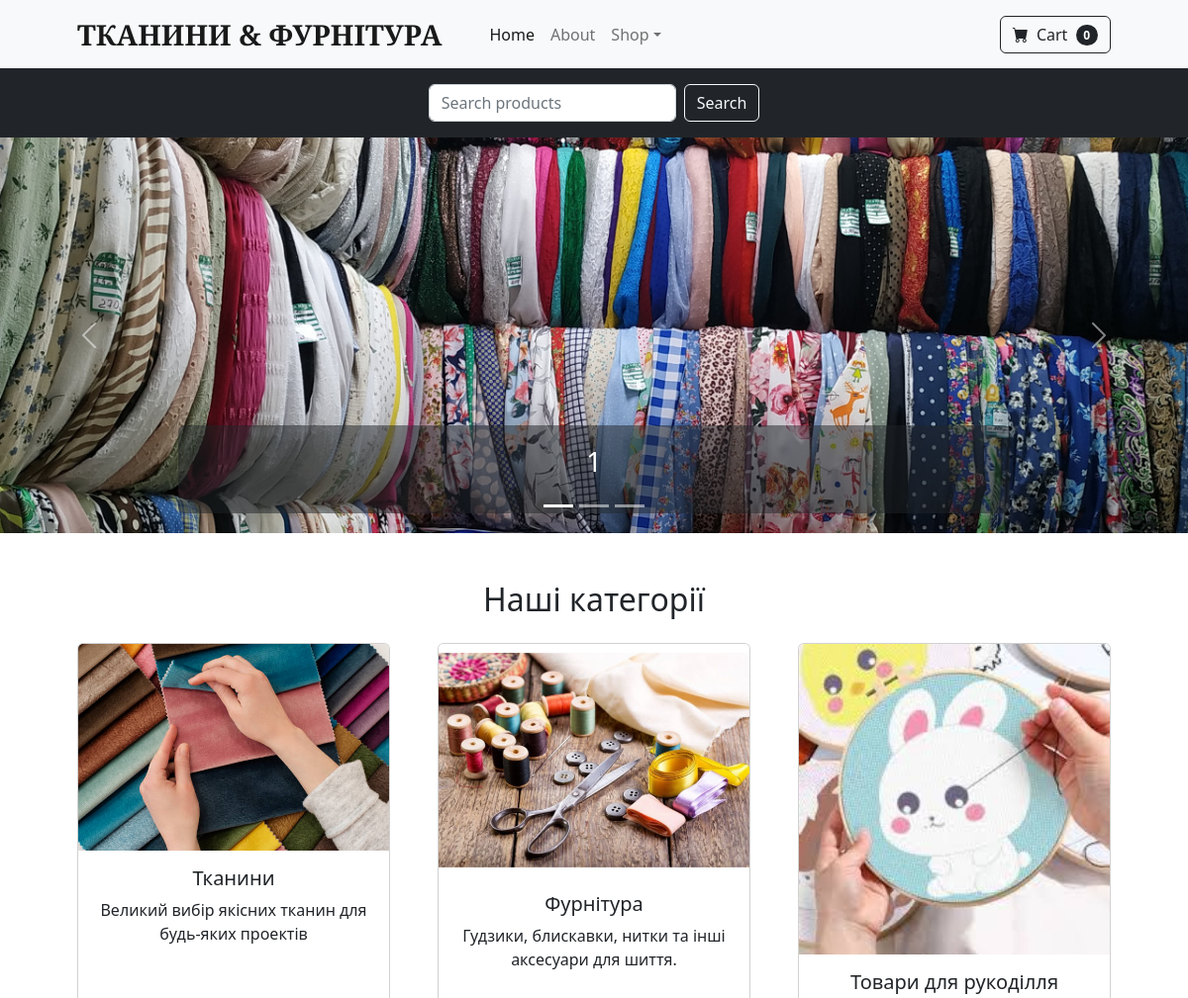
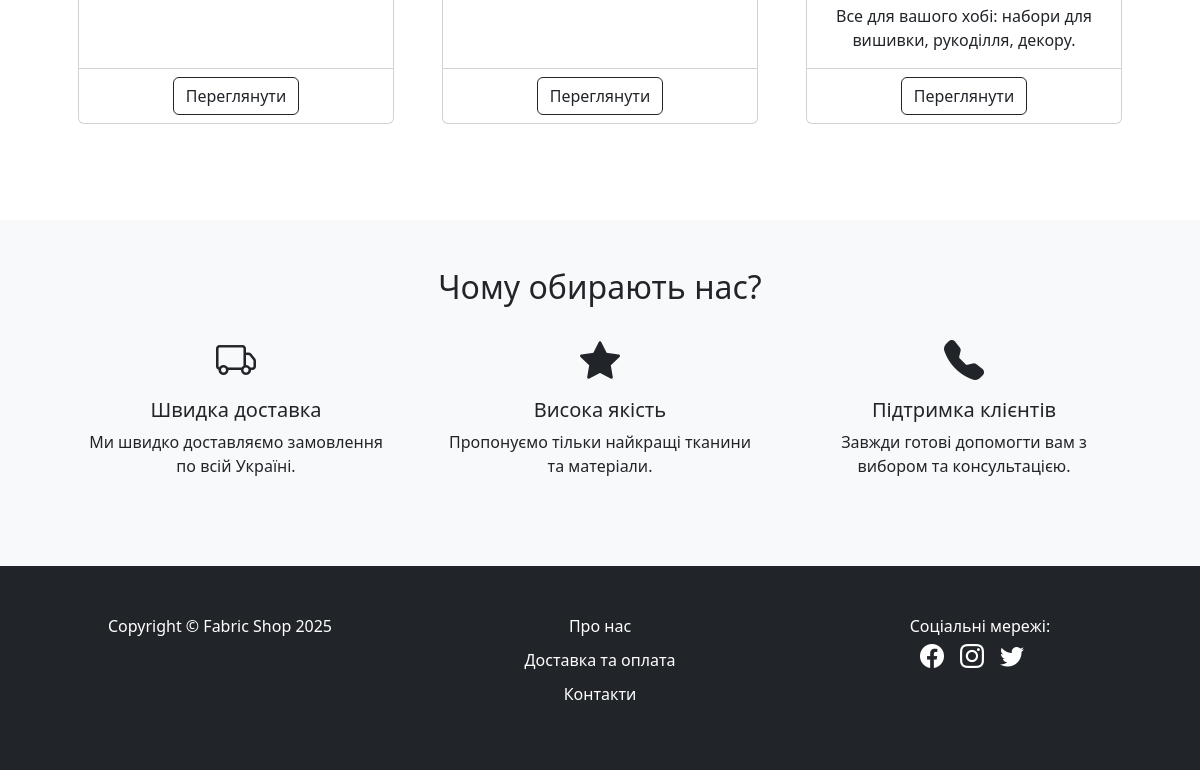
The page / on the database its author committed (2 pictures, top to bottom).
### shop/models.py (models this page shows, shortened)
class SliderImage(models.Model):
    title = models.CharField(max_length=100, blank=True)
    image = models.ImageField(upload_to='slider_images/')
    order = models.PositiveIntegerField(default=0)

class Category(models.Model):
    name = models.CharField(max_length=100, verbose_name="Назва категорії")
    description = models.TextField(blank=True, verbose_name="Опис категорії")
    image = models.ImageField(upload_to='categories/', blank=True, null=True, verbose_name="Картинка категорії")
    slug = models.SlugField(max_length=100, unique=True, verbose_name="URL (slug)")
    class Meta:
        verbose_name = "Категорія"
        verbose_name_plural = "Категорії"

### shop/views.py (the view)
# urls.py: 2. Add a URL to urlpatterns:  path('', views.home, name='home')
def home(request):
    slides = SliderImage.objects.order_by('order')
    categories = Category.objects.all()
    context = {
        'slides': slides,
        'active_page': 'home',
        'categories': categories,
        'MEDIA_URL': settings.MEDIA_URL,
    }
    return render(request, 'shop/home.html', context)

### templates/shop/home.html (shortened to what this page needs)
{% extends "shop/base.html" %}
{% block slider %}
<div id="myCarousel" class="carousel slide" data-bs-ride="carousel">
  <ol class="carousel-indicators">
    {% for slide in slides %}
      <li data-bs-target="#myCarousel" data-bs-slide-to="{{ forloop.counter0 }}" {% if forloop.first %}class="active"{% endif %}></li>
    {% endfor %}
  </ol>
  <div class="carousel-inner">
    {% for slide in slides %}
      <div class="carousel-item {% if forloop.first %}active{% endif %}">
        <img src="{{ slide.image.url }}" alt="{{ slide.title }}" class="d-block w-100" style="max-height: 400px; object-fit: cover;">
        <div class="carousel-caption d-none d-md-block bg-dark bg-opacity-50 rounded">
          <h3>{{ slide.title }}</h3>
        </div>
      </div>
    {% endfor %}
  </div>
  <button class="carousel-control-prev" type="button" data-bs-target="#myCarousel" data-bs-slide="prev">
    <span class="carousel-control-prev-icon" aria-hidden="true"></span>
  </button>
  <button class="carousel-control-next" type="button" data-bs-target="#myCarousel" data-bs-slide="next">
    <span class="carousel-control-next-icon" aria-hidden="true"></span>
  </button>
</div>
{% endblock %}
{% block content %}
<section class="py-5">
  <div class="container px-4 px-lg-5">
    <h2 class="text-center mb-4">Наші категорії</h2>
    <div class="row gx-4 gx-lg-5">
    {% for category in categories %}
    <div class="col-md-4 mb-5">
      <div class="card h-100 text-center">
        <img class="card-img-top" src="{{ category.image.url }}" alt="{{ category.name }}">
        <div class="card-body">
            <h5 class="card-title">{{ category.name }}</h5>
            <p class="card-text">{{ category.description }}</p>
        </div>
        <div class="card-footer bg-transparent">
            <a class="btn btn-outline-dark" href="#">Переглянути</a>
        </div>
      </div>
    </div>
{% endfor %}
    </div>
  </div>
</section>
<section class="py-5 bg-light">
  <div class="container px-4 px-lg-5">
    <div class="text-center">
      <h2 class="mb-4">Чому обирають нас?</h2>
    </div>
    <div class="row gx-4 gx-lg-5">
      <div class="col-md-4 text-center mb-4">
        <div class="mb-2"><i class="bi bi-truck fs-1"></i></div>
        <h5>Швидка доставка</h5>
        <p>Ми швидко доставляємо замовлення по всій Україні.</p>
      </div>
      <div class="col-md-4 text-center mb-4">
        <div class="mb-2"><i class="bi bi-star-fill fs-1"></i></div>
        <h5>Висока якість</h5>
        <p>Пропонуємо тільки найкращі тканини та матеріали.</p>
      </div>
      <div class="col-md-4 text-center mb-4">
        <div class="mb-2"><i class="bi bi-telephone-fill fs-1"></i></div>
        <h5>Підтримка клієнтів</h5>
        <p>Завжди готові допомогти вам з вибором та консультацією.</p>
      </div>
    </div>
  </div>
</section>
{% endblock %}

### templates/shop/base.html (shortened to what this page needs)
<!DOCTYPE html>
<html lang="uk">
{% load static %}
<head>
    <link href="https://cdn.jsdelivr.net/npm/bootstrap-icons@1.5.0/font/bootstrap-icons.css" rel="stylesheet" />
    <link href="{% static 'shop/css/styles.css' %}" rel="stylesheet" />
</head>
<body>
    {% include "shop/header.html" %}
    {% block slider %}
    {% endblock %}
    {% block content %}
    {% endblock %}
    {% include "shop/footer.html" %}
</body>
</html>

### templates/shop/header.html (shortened to what this page needs)
<nav class="navbar navbar-expand-lg navbar-light bg-light">
    <div class="container px-4 px-lg-5">
        <a class="navbar-brand fw-bold text-uppercase ms-auto" href="{% url 'home' %}" style="font-size: 1.8rem; font-family: 'Playfair Display', serif;">Тканини &amp; Фурнітура</a>
        <div class="collapse navbar-collapse" id="navbarSupportedContent">
            <ul class="navbar-nav me-auto mb-2 mb-lg-0 ms-lg-4">
                <li class="nav-item"><a class="nav-link active" aria-current="page" href="#!">Home</a></li>
                <li class="nav-item"><a class="nav-link" href="#!">About</a></li>
                <li class="nav-item dropdown">
                    <a class="nav-link dropdown-toggle" id="navbarDropdown" href="#" role="button" data-bs-toggle="dropdown"
                        aria-expanded="false">Shop</a>
                </li>
            </ul>
            <form class="d-flex">
                <button class="btn btn-outline-dark" type="submit">
                    <i class="bi-cart-fill me-1"></i>
                    Cart
                    <span class="badge bg-dark text-white ms-1 rounded-pill">0</span>
                </button>
            </form>
        </div>
    </div>
</nav>
<header class="bg-dark py-2">
    <div class="container px-4 px-lg-5 my-2">
        <div class="d-flex justify-content-center">
            <form class="d-flex">
                <input class="form-control me-2" type="search" placeholder="Search products" aria-label="Search" style="max-width: 250px; width: 100%;">
                <button class="btn btn-outline-light" type="submit">Search</button>
            </form>
        </div>
    </div>
</header>

### templates/shop/footer.html (shortened to what this page needs)
<footer class="py-5 bg-dark mt-auto">
    <div class="container">
        <div class="row">
            <div class="col-md-4">
                <p class="m-0 text-center text-white">Copyright &copy; Fabric Shop 2025</p>
            </div>
            <div class="col-md-4">
                <ul class="list-unstyled text-center footer-links">
                    <li><a href="#" class="text-white">Про нас</a></li>
                    <li><a href="#" class="text-white">Доставка та оплата</a></li>
                    <li><a href="#" class="text-white">Контакти</a></li>
                </ul>
            </div>
            <div class="col-md-4">
                <p class="m-0 text-center text-white">Соціальні мережі:</p>
                <div class="d-flex justify-content-center social-icons">
                    <a href="#" class="text-white me-3"><i class="bi bi-facebook"></i></a>
                    <a href="#" class="text-white me-3"><i class="bi bi-instagram"></i></a>
                    <a href="#" class="text-white me-3"><i class="bi bi-twitter"></i></a>
                </div>
            </div>
        </div>
    </div>
</footer>

### templates/shop/footer.html (style rules this page uses)
footer { background-color: #343a40; color: #fff; padding: 20px 0; }
footer .footer-links li { margin-bottom: 10px; }
footer .footer-links a { text-decoration: none; color: #fff; font-weight: 500; }
footer .social-icons a { font-size: 1.5rem; transition: transform 0.3s ease-in-out; }

### rows shown on the page
SliderImage: image (picture), title "1"
Category: image (picture), name "Тканини", description "Великий вибір якісних тканин для будь-яких проектів"
Category: image (picture), name "Фурнітура", description "Гудзики, блискавки, нитки та інші аксесуари для шиття."
Category: image (picture), name "Товари для рукоділля", description "Все для вашого хобі: набори для вишивки, рукоділля, декору."
